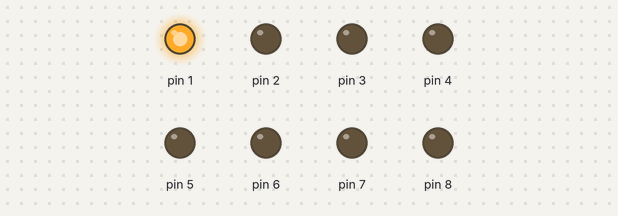
A sketch run on a simulated Arduino Uno, built with avr-gcc and run on an emulated ATmega328P. On the bench: output pins drawn as LEDs (lit = HIGH).

Above: at 0.17 s.
At 2.8 s:
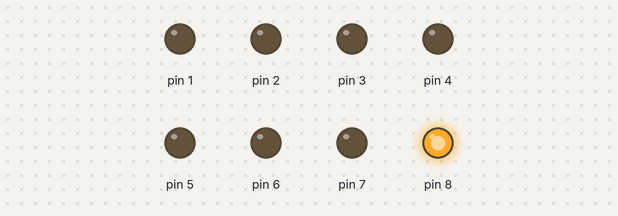
At 7.2 s:
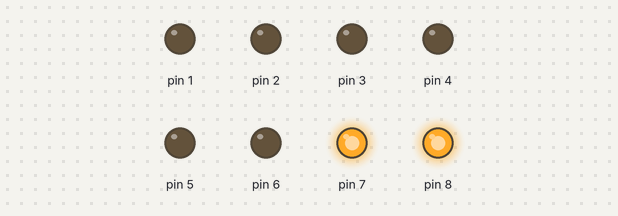
At 9.6 s:
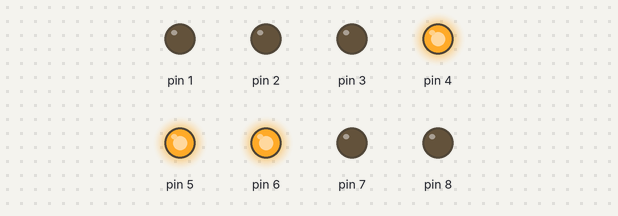
At 12.4 s:
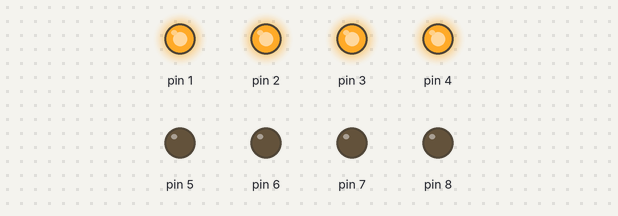
At 13.4 s:
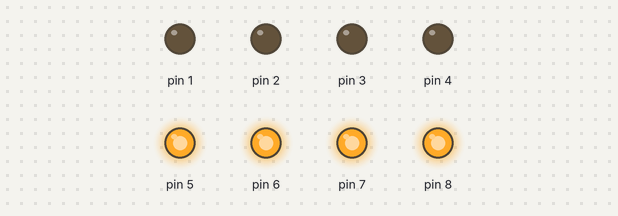
Timing chart, 0 to 19.1 s (numbered marks = the images above):
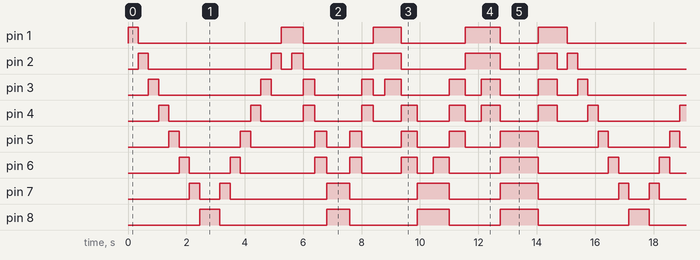

Measured:
- by itself, pin 1: repeats every 14.7 s: LOW 4.9 s, HIGH 0.75 s, LOW 2.4 s, HIGH 0.95 s, LOW 2.2 s, HIGH 1.2 s, LOW 1.3 s, HIGH 1.0 s
- by itself, pin 8: repeats every 14.7 s: LOW 3.7 s, HIGH 0.80 s, LOW 2.3 s, HIGH 1.1 s, LOW 1.8 s, HIGH 1.3 s, LOW 3.1 s, HIGH 0.70 s
- by itself, pin 7: repeats every 14.7 s: LOW 0.70 s, HIGH 0.35 s, LOW 3.3 s, HIGH 0.80 s, LOW 2.3 s, HIGH 1.1 s, LOW 1.8 s, HIGH 1.3 s, LOW 2.8 s, HIGH 0.35 s
- by itself, pin 2: repeats every 14.7 s: LOW 4.2 s, HIGH 0.35 s, LOW 0.35 s, HIGH 0.40 s, LOW 2.4 s, HIGH 0.95 s, LOW 2.2 s, HIGH 1.2 s, LOW 1.3 s, HIGH 0.65 s, LOW 0.35 s, HIGH 0.35 s

The sketch:

discolight.ino
```cpp
void setup() {
  // put your setup code here, to run once:
  pinMode(1,OUTPUT);
  pinMode(2,OUTPUT);
  pinMode(3,OUTPUT);
  pinMode(4,OUTPUT);
  pinMode(5,OUTPUT);
  pinMode(6,OUTPUT);
  pinMode(7,OUTPUT);
  pinMode(8,OUTPUT);


}

void loop() {
  // put your main code here, to run repeatedly:
  //1 led
  for(int i=1; i<=8;i++){
    digitalWrite(i-1,LOW);
    digitalWrite(i,HIGH);
    delay(350);


  }
  for(int j=8; j>=1;j--){
    digitalWrite(j+1,LOW);
    digitalWrite(j,HIGH);
    delay(350);
  }
//2 led pair

for(int i=1; i<=8;i+=2){
  digitalWrite(i,HIGH);
  digitalWrite(i+1,HIGH);
  delay(400);
  digitalWrite(i,LOW);
  digitalWrite(i+1,LOW);
}

for(int j=8;j>=1;j-=2){
  digitalWrite(j,HIGH);
  digitalWrite(j-1,HIGH);
  delay(400);
  digitalWrite(j,LOW);
  digitalWrite(j-1,LOW);
}

//3led pair
for(int i=1; i<=8;i+=3){
  digitalWrite(i,HIGH);
  digitalWrite(i+1,HIGH);
  digitalWrite(i+2,HIGH);
  delay(550);
  digitalWrite(i,LOW);
  digitalWrite(i+1,LOW);
  digitalWrite(i+2,LOW);
}

for(int j=8;j>=1;j-=3){
  digitalWrite(j,HIGH);
  digitalWrite(j-1,HIGH);
  digitalWrite(j-2,HIGH);
  delay(550);
  digitalWrite(j,LOW);
  digitalWrite(j-1,LOW);
  digitalWrite(j-2,LOW);
}

// 4led pair


for(int i=1; i<=8;i+=4){
  digitalWrite(i,HIGH);
  digitalWrite(i+1,HIGH);
  digitalWrite(i+2,HIGH);
  digitalWrite(i+3,HIGH);
  delay(650);
  digitalWrite(i,LOW);
  digitalWrite(i+1,LOW);
  digitalWrite(i+2,LOW);
  digitalWrite(i+3,LOW);
}

for(int j=8;j>=1;j-=4){
  digitalWrite(j,HIGH);
  digitalWrite(j-1,HIGH);
  digitalWrite(j-2,HIGH);
  digitalWrite(j-3,HIGH);
  delay(650);
  digitalWrite(j,LOW);
  digitalWrite(j-1,LOW);
  digitalWrite(j-2,LOW);
  digitalWrite(j-3,LOW);
}


}
```
